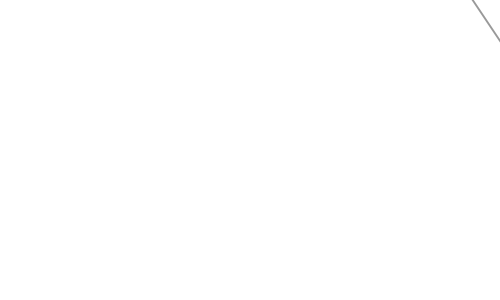
Frame 1 (no input)
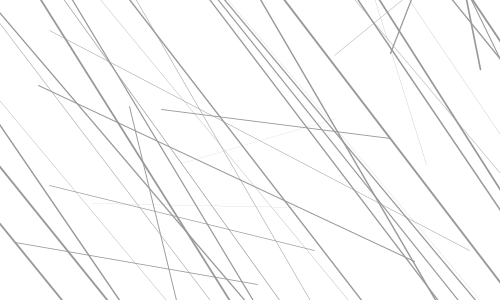
Frame 60 (the mouse pressed at the canvas centre just before this capture)
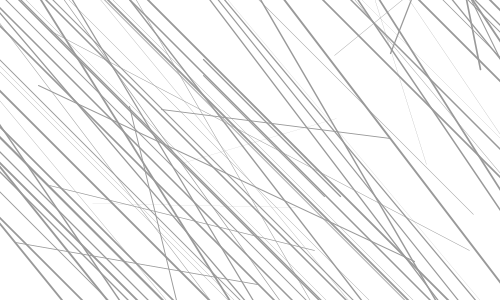
Frame 120 (the mouse held since frame 60 and released just before this capture)

The Processing sketch that drew these frames (run headless with seeded random() and noise(); from frame 60 on, the mouse is pressed at the canvas centre):

// Processing sketch: processing_13820
// ── processing_13820.pde

void setup()
{background(400,400,400);
  size(500,300); 
  frameRate(30);

  }
void draw(){

for (int x=0; x<width+40; x=x+10);
  {
    for (int y=0; y<height+40; y=y+10)
    {
     

      strokeWeight(10);

    }
  }
  float a = random (0,1000);
  float b = random (0,1000);
  float c = random (0,2);
  stroke(#999999);
  strokeWeight(c);
  line(mouseX+a,mouseY+b,width-mouseX-b,height-mouseY-a);
}
